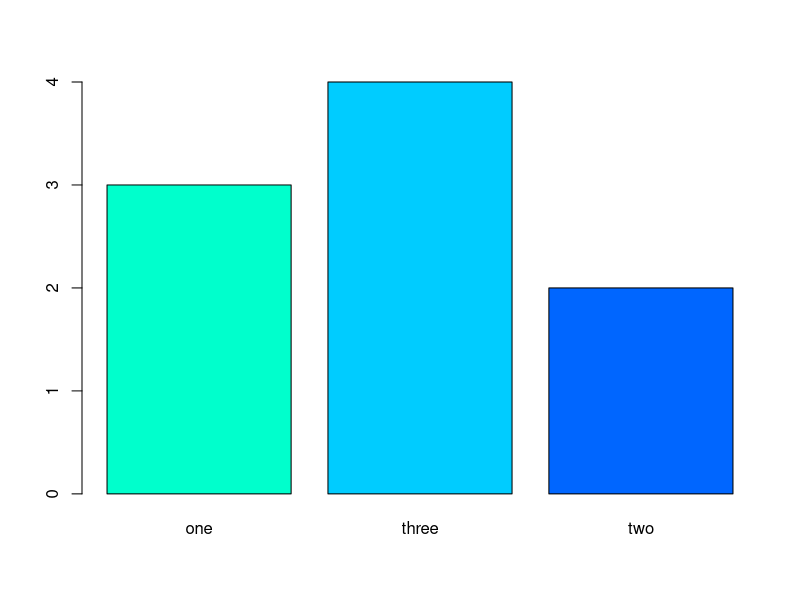
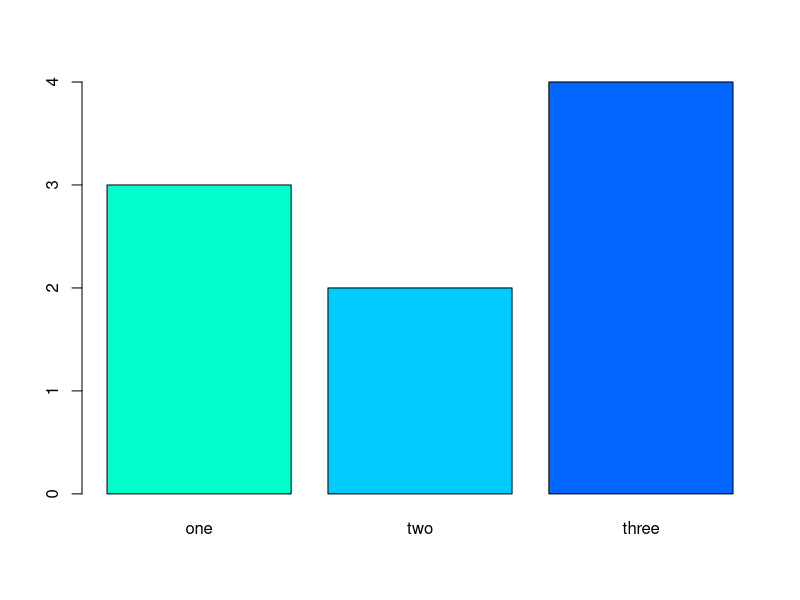
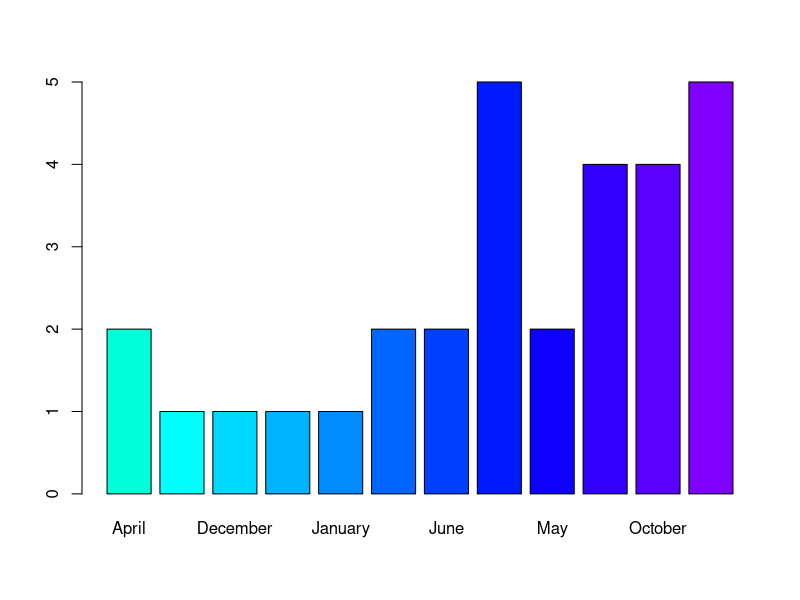
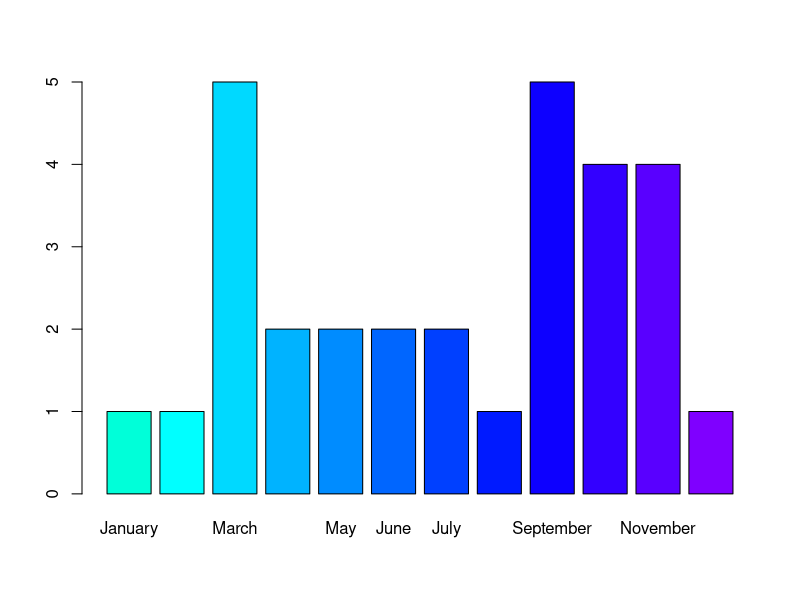
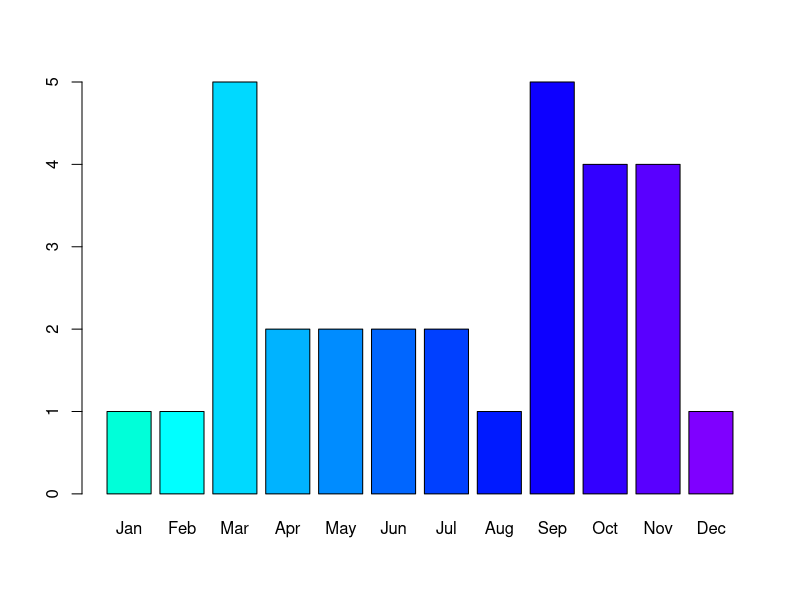
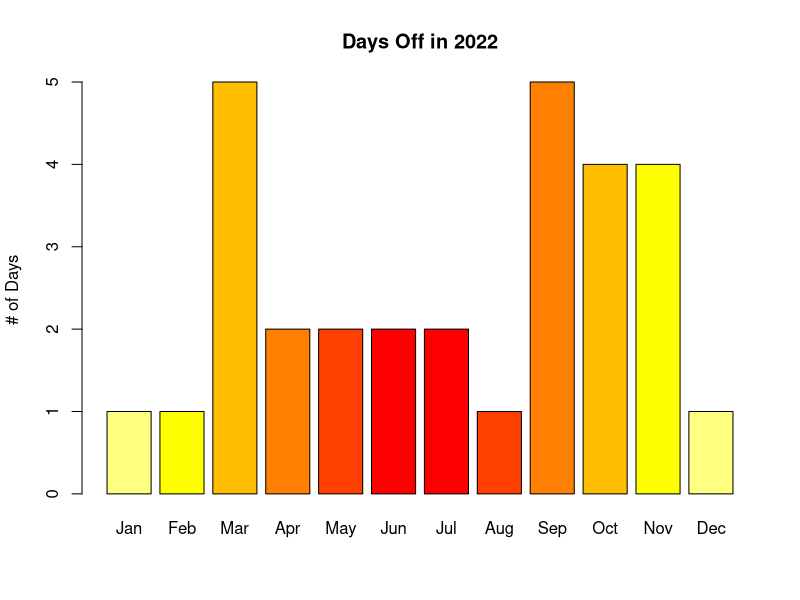
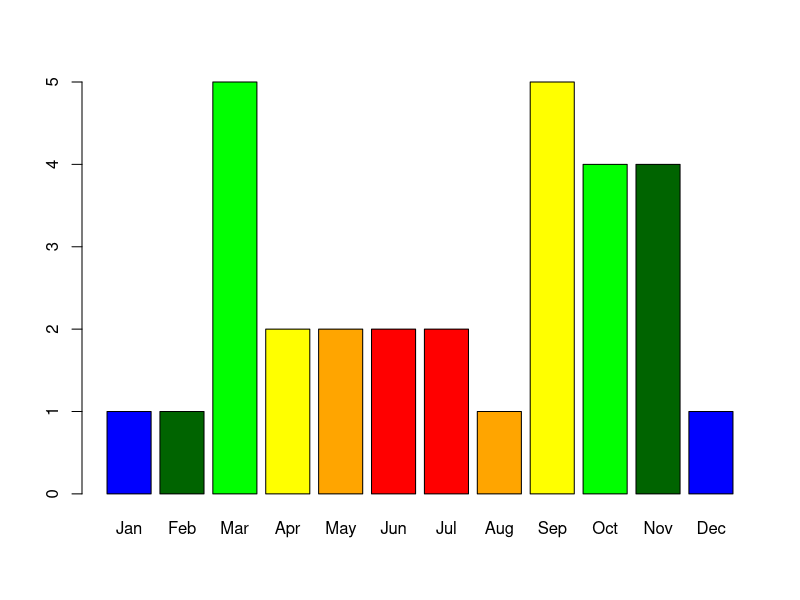
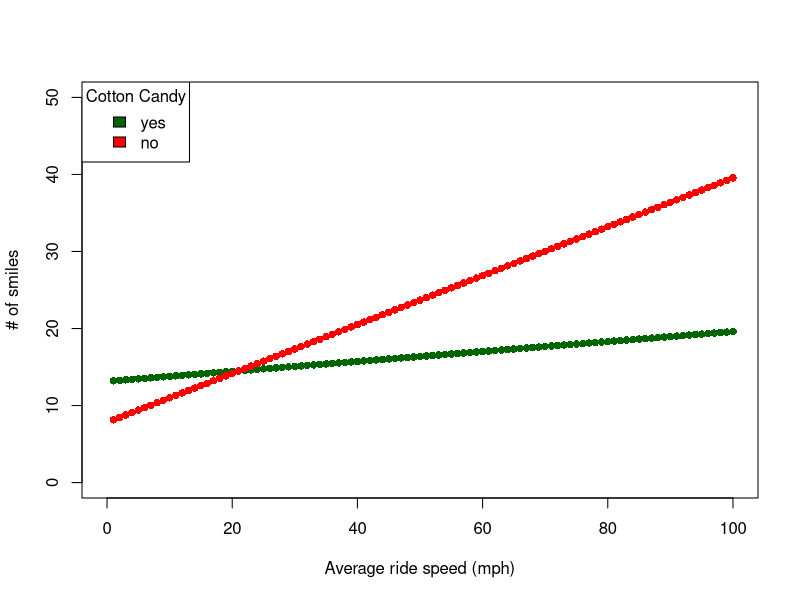

The R script that drew these images, in order:
### Lecture 23

## Data types and data structures
set.seed(123)

num_vec <- c(1,2,3) # numeric vector
char_vec <- c("one", "two", "three") # character vector

unordered <- c("one", "two", "three", "one", "three", "three", "two", "three", "one") 
table(unordered)
barplot(table(unordered), col = rainbow(15)[8:10])

ordered <- factor(unordered, levels = c("one","two","three"))
table(ordered)
barplot(table(ordered), col = rainbow(15)[8:10])

## Another example

# Make some data:
months_obs <- sample(month.name, 30, replace = T)
barplot(table(months_obs), col = rainbow(40)[20:31])

month.name # character vector of month abbreviations
months_obs_ordered <- factor(months_obs, levels = month.name)
barplot(table(months_obs_ordered), col = rainbow(40)[20:31])

# Vector of abbreviated month names (preloaded in R)
month.abb

# Abbreviate names on barplot
barplot(table(months_obs_ordered),
        col = rainbow(40)[20:31],
        names.arg = month.abb)

barplot(table(months_obs_ordered),
        col = c(rev(heat.colors(6)), heat.colors(6)),
        names.arg = month.abb,
        main = "Days Off in 2022",
        ylab = "# of Days")

barplot(table(months_obs_ordered),
        col = c(c("blue","darkgreen","green", "yellow","orange","red"),
                rev(c("blue","darkgreen","green", "yellow","orange","red"))),
        names.arg = month.abb)

## Changing factor structures to numeric

# Can I change this data to numeric?

as.numeric(unordered) # No
as.numeric(ordered)   # Yes, because an order of levels has been specified!

# But watch out:

unordered2 <- c("four", "two", "three", "four", "three", "three", "two", "three", "four") 
ordered2 <- factor(unordered2, levels = c("two","three","four"))
table(ordered2)
as.numeric(ordered2) # Probably not what you want!

ordered2a <- factor(unordered2, levels = c("two","three","four"))
as.numeric(ordered2a)

ordered2b <- factor(unordered2, levels = c("one","two","three","four"))
as.numeric(ordered2b)


## Interaction effects practice: Theme Park

# Let's create some fake data:
set.seed(146)
n <- 175 
ride_speed <- rnorm(n,20,5)
cotton_candy <- sample(c(0,1), n, replace=T)
smiles <- .2*ride_speed + 5*cotton_candy - .2*(ride_speed*cotton_candy) + rnorm(n,10,4)
themepark <- data.frame(smiles = smiles, ride_speed = ride_speed, cotton_candy = cotton_candy)

# Hypothesis: negative interaction between ride_speed and cotton_candy

# Q1: Why might Dr. Downey hypothesize an interaction effect?

# Speed-induced tummy aches? 

# Q2: Is there evidence of an interaction effect?

mod_tp <- lm(smiles ~ ride_speed * cotton_candy, data = themepark)
summary(mod_tp)

# Q3: How many smiles would I predict at a theme park with:

# ride speed = 20mph, cotton candy = no (0)
mod_tp$coefficients[1]+mod_tp$coefficients[2]*20+mod_tp$coefficients[3]*0 + 0
# or
7.825 + 0.317*20 + 5.321*0 - 0.253*(20*0)

# ride speed = 70mph, cotton candy = yes (1)
mod_tp$coefficients[1]+mod_tp$coefficients[2]*70+mod_tp$coefficients[3]*1 + mod_tp$coefficients[4]*(70*1)
# or
7.825 + 0.317*70 + 5.321*1 -.253*(70*1)

# Q4: Should a theme park with an average ride speed
# of 40 mph sell cotton candy?

# At what ride speed is the interaction effect
# larger than the cotton candy effect?

# 5.321 = .253*x 
5.321/.253 # at 21 mph

newdata1 = data.frame(ride_speed = c(1:100), cotton_candy = rep(1,100))
plot(predict(mod_tp, newdata = newdata1),
     pch = 16,
     col = "darkgreen",
     xlim = c(0,100),
     ylim =c(0,50),
     xlab = "Average ride speed (mph)",
     ylab = "# of smiles")
legend("topleft", legend=c("yes", "no"),  
       fill = c("darkgreen","red"), title = "Cotton Candy") 

newdata2 = data.frame(ride_speed = c(1:100), cotton_candy = rep(0,100))
points(predict(mod_tp, newdata = newdata2),pch = 16, col = "red")